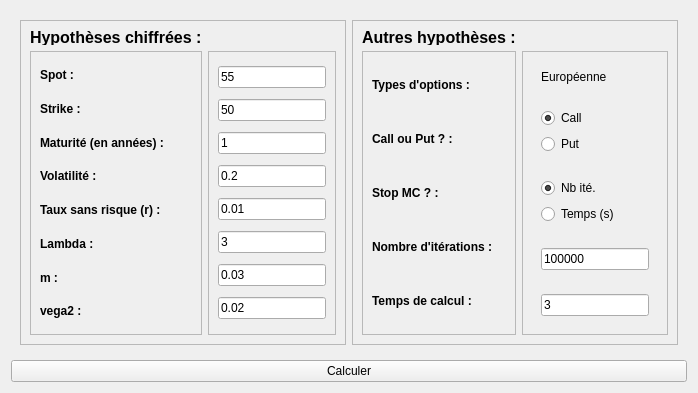
      <widget class="QWidget" name="tab_2">
       <attribute name="title">
        <string>Hypothèses</string>
       </attribute>
       <layout class="QVBoxLayout" name="verticalLayout_5">
        <item>
         <widget class="QWidget" name="widget_6" native="true">
          <layout class="QHBoxLayout" name="horizontalLayout_4">
           <item>
            <widget class="QFrame" name="frame_15">
             <property name="frameShape">
              <enum>QFrame::StyledPanel</enum>
             </property>
             <property name="frameShadow">
              <enum>QFrame::Raised</enum>
             </property>
             <layout class="QGridLayout" name="gridLayout_13">
              <item row="1" column="1">
               <widget class="QFrame" name="frame_16">
                <property name="maximumSize">
                 <size>
                  <width>150</width>
                  <height>16777215</height>
                 </size>
                </property>
                <property name="font">
                 <font>
                  <family>Tahoma</family>
                 </font>
                </property>
                <property name="frameShape">
                 <enum>QFrame::StyledPanel</enum>
                </property>
                <property name="frameShadow">
                 <enum>QFrame::Raised</enum>
                </property>
                <layout class="QVBoxLayout" name="verticalLayout_9">
                 <item>
                  <widget class="QLineEdit" name="eSpot">
                   <property name="maximumSize">
                    <size>
                     <width>150</width>
                     <height>16777215</height>
                    </size>
                   </property>
                   <property name="inputMethodHints">
                    <set>Qt::ImhFormattedNumbersOnly</set>
                   </property>
                   <property name="inputMask">
                    <string/>
                   </property>
                   <property name="text">
                    <string>55</string>
                   </property>
                  </widget>
                 </item>
                 <item>
                  <widget class="QLineEdit" name="eStrike">
                   <property name="maximumSize">
                    <size>
                     <width>150</width>
                     <height>16777215</height>
                    </size>
                   </property>
                   <property name="text">
                    <string>50</string>
                   </property>
                  </widget>
                 </item>
                 <item>
                  <widget class="QLineEdit" name="eExpiry">
                   <property name="maximumSize">
                    <size>
                     <width>150</width>
                     <height>16777215</height>
                    </size>
                   </property>
                   <property name="text">
                    <string>1</string>
                   </property>
                  </widget>
                 </item>
                 <item>
                  <widget class="QLineEdit" name="eVol">
                   <property name="maximumSize">
                    <size>
                     <width>150</width>
                     <height>16777215</height>
                    </size>
                   </property>
                   <property name="text">
                    <string>0.2</string>
                   </property>
                  </widget>
                 </item>
                 <item>
                  <widget class="QLineEdit" name="er">
                   <property name="maximumSize">
                    <size>
                     <width>150</width>
                     <height>16777215</height>
                    </size>
                   </property>
                   <property name="text">
                    <string>0.01</string>
                   </property>
                  </widget>
                 </item>
                 <item>
                  <widget class="QLineEdit" name="elambda">
                   <property name="maximumSize">
                    <size>
                     <width>150</width>
                     <height>16777215</height>
                    </size>
                   </property>
                   <property name="text">
                    <string>3</string>
                   </property>
                  </widget>
                 </item>
                 <item>
                  <widget class="QLineEdit" name="evega2">
                   <property name="maximumSize">
                    <size>
                     <width>150</width>
                     <height>16777215</height>
                    </size>
                   </property>
                   <property name="text">
                    <string>0.03</string>
                   </property>
                  </widget>
                 </item>
                 <item>
                  <widget class="QLineEdit" name="em">
                   <property name="maximumSize">
                    <size>
                     <width>150</width>
                     <height>16777215</height>
                    </size>
                   </property>
                   <property name="text">
                    <string>0.02</string>
                   </property>
                  </widget>
                 </item>
                </layout>
               </widget>
              </item>
              <item row="1" column="0">
               <widget class="QFrame" name="frame_17">
                <property name="sizePolicy">
                 <sizepolicy hsizetype="Expanding" vsizetype="Preferred">
                  <horstretch>0</horstretch>
                  <verstretch>0</verstretch>
                 </sizepolicy>
                </property>
                <property name="font">
                 <font>
                  <family>Tahoma</family>
                 </font>
                </property>
                <property name="frameShape">
                 <enum>QFrame::StyledPanel</enum>
                </property>
                <property name="frameShadow">
                 <enum>QFrame::Raised</enum>
                </property>
                <layout class="QVBoxLayout" name="verticalLayout_10">
                 <item>
                  <widget class="QLabel" name="label_43">
                   <property name="font">
                    <font>
                     <family>Tahoma</family>
                     <weight>75</weight>
                     <bold>true</bold>
                    </font>
                   </property>
                   <property name="text">
                    <string>Spot :</string>
                   </property>
                  </widget>
                 </item>
                 <item>
                  <widget class="QLabel" name="label_44">
                   <property name="font">
                    <font>
                     <family>Tahoma</family>
                     <weight>75</weight>
                     <bold>true</bold>
                    </font>
                   </property>
                   <property name="text">
                    <string>Strike :</string>
                   </property>
                  </widget>
                 </item>
                 <item>
                  <widget class="QLabel" name="label_45">
                   <property name="font">
                    <font>
                     <family>Tahoma</family>
                     <weight>75</weight>
                     <bold>true</bold>
                    </font>
                   </property>
                   <property name="text">
                    <string>Maturité (en années) :</string>
                   </property>
                  </widget>
                 </item>
                 <item>
                  <widget class="QLabel" name="label_46">
                   <property name="font">
                    <font>
                     <family>Tahoma</family>
                     <weight>75</weight>
                     <bold>true</bold>
                    </font>
                   </property>
                   <property name="whatsThis">
                    <string>Pour 1%, écrire 0.01.s</string>
                   </property>
                   <property name="accessibleName">
                    <string/>
                   </property>
                   <property name="text">
                    <string>Volatilité :</string>
                   </property>
                  </widget>
                 </item>
                 <item>
                  <widget class="QLabel" name="label_47">
                   <property name="font">
                    <font>
                     <family>Tahoma</family>
                     <weight>75</weight>
                     <bold>true</bold>
                    </font>
                   </property>
                   <property name="text">
                    <string>Taux sans risque (r) :</string>
                   </property>
                  </widget>
                 </item>
                 <item>
                  <widget class="QLabel" name="label_48">
                   <property name="font">
                    <font>
                     <weight>75</weight>
                     <bold>true</bold>
                    </font>
                   </property>
                   <property name="text">
                    <string>Lambda :</string>
                   </property>
                  </widget>
                 </item>
                 <item>
                  <widget class="QLabel" name="label_49">
                   <property name="font">
                    <font>
                     <family>Tahoma</family>
                     <weight>75</weight>
                     <bold>true</bold>
                    </font>
                   </property>
                   <property name="text">
                    <string>m :</string>
                   </property>
                  </widget>
                 </item>
                 <item>
                  <widget class="QLabel" name="label_50">
                   <property name="font">
                    <font>
                     <weight>75</weight>
                     <bold>true</bold>
                    </font>
                   </property>
                   <property name="text">
                    <string>vega2 :</string>
                   </property>
                  </widget>
                 </item>
                </layout>
               </widget>
              </item>
              <item row="0" column="0">
               <widget class="QLabel" name="label_51">
                <property name="maximumSize">
                 <size>
                  <width>16777215</width>
                  <height>15</height>
                 </size>
                </property>
                <property name="font">
                 <font>
                  <family>Tahoma</family>
                  <pointsize>12</pointsize>
                  <weight>75</weight>
                  <bold>true</bold>
                 </font>
                </property>
                <property name="text">
                 <string>Hypothèses chiffrées :</string>
                </property>
               </widget>
              </item>
             </layout>
            </widget>
           </item>
           <item>
            <widget class="QFrame" name="frame_18">
             <property name="minimumSize">
              <size>
               <width>50</width>
               <height>40</height>
              </size>
             </property>
             <property name="frameShape">
              <enum>QFrame::StyledPanel</enum>
             </property>
             <property name="frameShadow">
              <enum>QFrame::Raised</enum>
             </property>
             <layout class="QGridLayout" name="gridLayout_14">
              <item row="1" column="1">
               <widget class="QFrame" name="frame_19">
                <property name="maximumSize">
                 <size>
                  <width>150</width>
                  <height>16777215</height>
                 </size>
                </property>
                <property name="frameShape">
                 <enum>QFrame::StyledPanel</enum>
                </property>
                <property name="frameShadow">
                 <enum>QFrame::Raised</enum>
                </property>
                <layout class="QGridLayout" name="gridLayout_16">
                 <item row="3" column="0">
                  <widget class="QWidget" name="widget_4" native="true">
                   <layout class="QVBoxLayout" name="verticalLayout_11">
                    <item>
                     <widget class="QLineEdit" name="eNumberOfPaths">
                      <property name="text">
                       <string>100000</string>
                      </property>
                     </widget>
                    </item>
                   </layout>
                  </widget>
                 </item>
                 <item row="2" column="0">
                  <widget class="QWidget" name="widget" native="true">
                   <layout class="QGridLayout" name="gridLayout_15">
                    <item row="2" column="0">
                     <widget class="QRadioButton" name="et">
                      <property name="text">
                       <string>Temps (s)</string>
                      </property>
                     </widget>
                    </item>
                    <item row="1" column="0">
                     <widget class="QRadioButton" name="eite">
                      <property name="text">
                       <string>Nb ité.</string>
                      </property>
                      <property name="checked">
                       <bool>true</bool>
                      </property>
                     </widget>
                    </item>
                   </layout>
                  </widget>
                 </item>
                 <item row="4" column="0">
                  <widget class="QWidget" name="widget_3" native="true">
                   <layout class="QHBoxLayout" name="horizontalLayout_3">
                    <item>
                     <widget class="QLineEdit" name="esecondes">
                      <property name="text">
                       <string>3</string>
                      </property>
                     </widget>
                    </item>
                   </layout>
                  </widget>
                 </item>
                 <item row="0" column="0">
                  <widget class="QWidget" name="widget_5" native="true">
                   <layout class="QVBoxLayout" name="verticalLayout_13">
                    <item>
                     <widget class="QLabel" name="label_58">
                      <property name="text">
                       <string>Européenne</string>
                      </property>
                     </widget>
                    </item>
                   </layout>
                  </widget>
                 </item>
                 <item row="1" column="0">
                  <widget class="QWidget" name="widget_2" native="true">
                   <layout class="QVBoxLayout" name="verticalLayout_14">
                    <item>
                     <widget class="QRadioButton" name="eCal">
                      <property name="text">
                       <string>Call</string>
                      </property>
                      <property name="checked">
                       <bool>true</bool>
                      </property>
                     </widget>
                    </item>
                    <item>
                     <widget class="QRadioButton" name="ePut">
                      <property name="text">
                       <string>Put</string>
                      </property>
                     </widget>
                    </item>
                   </layout>
                  </widget>
                 </item>
                </layout>
               </widget>
              </item>
              <item row="1" column="0">
               <widget class="QFrame" name="frame_20">
                <property name="sizePolicy">
                 <sizepolicy hsizetype="Expanding" vsizetype="Preferred">
                  <horstretch>0</horstretch>
                  <verstretch>0</verstretch>
                 </sizepolicy>
                </property>
                <property name="frameShape">
                 <enum>QFrame::StyledPanel</enum>
                </property>
                <property name="frameShadow">
                 <enum>QFrame::Raised</enum>
                </property>
                <layout class="QVBoxLayout" name="verticalLayout_12">
                 <item>
                  <widget class="QLabel" name="label_52">
                   <property name="font">
                    <font>
                     <family>Tahoma</family>
                     <weight>75</weight>
                     <bold>true</bold>
                    </font>
                   </property>
                   <property name="text">
                    <string>Types d'options :</string>
                   </property>
                  </widget>
                 </item>
                 <item>
                  <widget class="QLabel" name="label_53">
                   <property name="font">
                    <font>
                     <family>Tahoma</family>
                     <weight>75</weight>
                     <bold>true</bold>
                    </font>
                   </property>
                   <property name="text">
                    <string>Call ou Put ? :</string>
                   </property>
                  </widget>
                 </item>
                 <item>
                  <widget class="QLabel" name="label_54">
                   <property name="font">
                    <font>
                     <family>Tahoma</family>
                     <weight>75</weight>
                     <bold>true</bold>
                    </font>
                   </property>
                   <property name="text">
                    <string>Stop MC ? :</string>
                   </property>
                  </widget>
                 </item>
                 <item>
                  <widget class="QLabel" name="label_55">
                   <property name="font">
                    <font>
                     <weight>75</weight>
                     <bold>true</bold>
                    </font>
                   </property>
                   <property name="text">
                    <string>Nombre d'itérations :</string>
                   </property>
                  </widget>
                 </item>
                 <item>
                  <widget class="QLabel" name="label_56">
                   <property name="font">
                    <font>
                     <weight>75</weight>
                     <bold>true</bold>
                    </font>
                   </property>
                   <property name="text">
                    <string>Temps de calcul : </string>
                   </property>
                  </widget>
                 </item>
                </layout>
               </widget>
              </item>
              <item row="0" column="0">
               <widget class="QLabel" name="label_57">
                <property name="maximumSize">
                 <size>
                  <width>16777215</width>
                  <height>15</height>
                 </size>
                </property>
                <property name="font">
                 <font>
                  <family>Tahoma</family>
                  <pointsize>12</pointsize>
                  <weight>75</weight>
                  <bold>true</bold>
                 </font>
                </property>
                <property name="text">
                 <string>Autres hypothèses :</string>
                </property>
               </widget>
              </item>
             </layout>
            </widget>
           </item>
          </layout>
         </widget>
        </item>
        <item>
         <widget class="QPushButton" name="OK">
          <property name="text">
           <string>Calculer</string>
          </property>
         </widget>
        </item>
       </layout>
      </widget>
